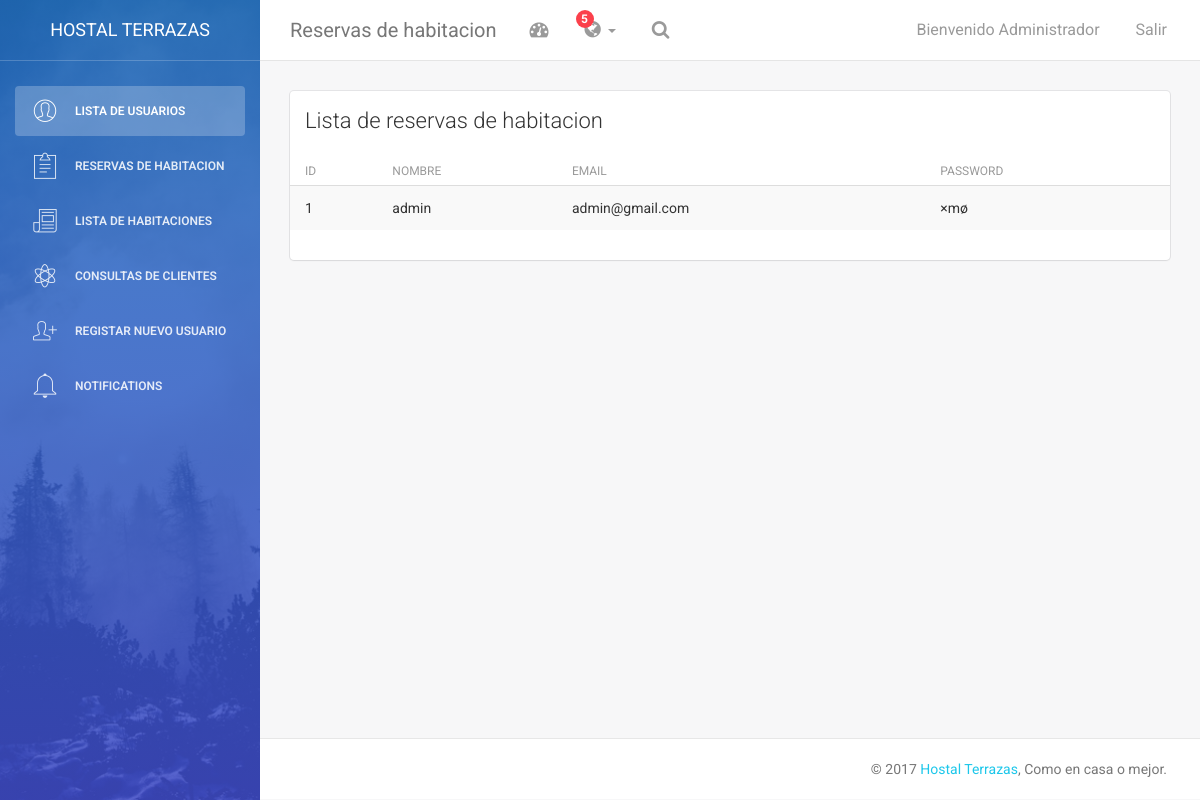
The page /php/listausuarios.php on the database as committed earlier.
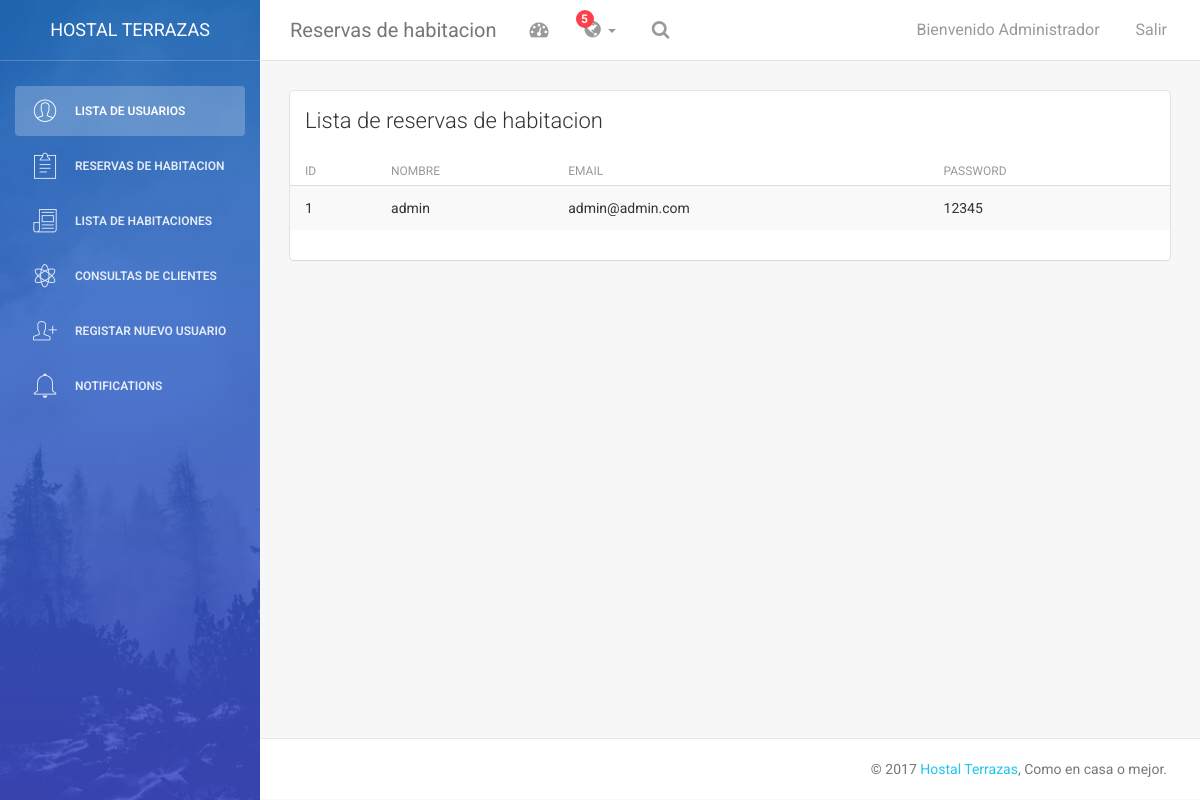
The same page on the database as committed later.
### tables this page shows
CREATE TABLE `usuarios` (
  `idusuario` tinyint(3) NOT NULL,
  `nombre_usuario` varchar(45) DEFAULT NULL,
  `password_usuario` varchar(45) DEFAULT NULL,
  `corre_usuario` varchar(45) DEFAULT NULL
);

### php/listausuarios.php (the view, shortened to what the changed rows need)
<?php
include('conexion.php');
$datos ="SELECT * FROM usuarios";
$dUsuario = $con->query($datos);
?>
<!doctype html>
<html lang="en">
<head>
    <link href="../assets/css/bootstrap.min.css" rel="stylesheet" />
    <link href="../assets/css/animate.min.css" rel="stylesheet"/>
    <link href="../assets/css/light-bootstrap-dashboard.css?v=1.4.0" rel="stylesheet"/>
    <link href="../assets/css/demo.css" rel="stylesheet" />
    <link href="http://maxcdn.bootstrapcdn.com/font-awesome/4.2.0/css/font-awesome.min.css" rel="stylesheet">
    <link href="../assets/css/pe-icon-7-stroke.css" rel="stylesheet" />
</head>
<body>
<div class="wrapper">
    <div class="main-panel">
        <div class="content">
            <div class="container-fluid">
                <div class="row">
                    <div class="col-md-12">
                        <div class="card">
                            <div class="content table-responsive table-full-width">
                                <table class="table table-hover table-striped">
                                    <thead>
                                        <th>ID</th>
                                    	<th>Nombre</th>
                                    	<th>Email</th>
                                    	<th>Password </th>
                                    </thead>
                                    <tbody>
                                    <?php
				                        while ($regUsuarios= $dUsuario->fetch_array(MYSQLI_BOTH)) {
                                        echo '<tr>
                                        <td>'.$regUsuarios['idusuario'].'</td>
					                    <td>'. $regUsuarios['nombre_usuario'].'</td>
					                    <td>'. $regUsuarios['corre_usuario'].'</td>
					                    <td>'. base64_decode($regUsuarios['password_usuario']).'</td>
					                    </tr>';
			                                	}
			                        ?>
                                    </tbody>
                                </table>
                            </div>
                        </div>
                    </div>
                </div>
            </div>
        </div>
    </div>
</div>
</body>
</html>

Rows that differ between the two databases and show on the page:
changed usuarios "admin": corre_usuario "admin@gmail.com" → "admin@admin.com"; password_usuario "×mø" → "12345"
